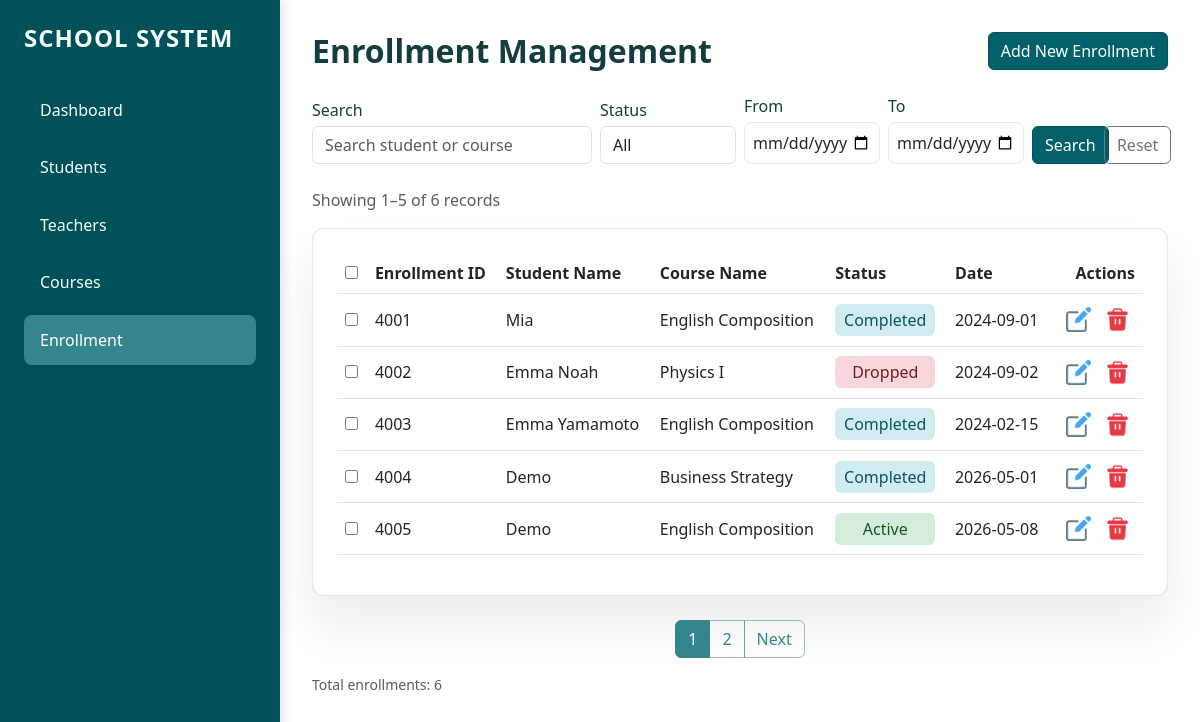
The app's page /enrollment with its own data.
### tables this page shows
CREATE TABLE enrollments (
                enrollment_id INTEGER PRIMARY KEY AUTOINCREMENT,
                student_id INTEGER,
                course_id INTEGER,
                status TEXT,
                enrollment_date DATE,
                FOREIGN KEY (student_id) REFERENCES students (student_id),
                FOREIGN KEY (course_id) REFERENCES courses (course_id)
            );

CREATE TABLE students (
                student_id INTEGER PRIMARY KEY AUTOINCREMENT,
                name TEXT NOT NULL,
                age INTEGER,
                date_of_birth DATE,
                email TEXT,
                address TEXT,
                phone TEXT
            );

CREATE TABLE courses (
                course_id INTEGER PRIMARY KEY AUTOINCREMENT,
                course_name TEXT NOT NULL,
                teacher_id INTEGER,
                credits INTEGER,
                description TEXT,
                FOREIGN KEY (teacher_id) REFERENCES teachers (teacher_id)
            );

### app.py (the view, shortened to what this page needs)
@app.route("/enrollment")
def enrollment_page():
    search_query = request.args.get("query", "").strip()
    status_filter = request.args.get("status", "").strip()
    start_date = request.args.get("start_date", "").strip()
    end_date = request.args.get("end_date", "").strip()
    page = request.args.get("page", 1, type=int)
    per_page = 5
    enrollment, total = database.get_enrollments(
        search_text=search_query or None,
        status=status_filter or None,
        start_date=start_date or None,
        end_date=end_date or None,
        page=page,
        per_page=per_page,
    )
    total_pages = (total + per_page - 1) // per_page
    start = (page - 1) * per_page + 1 if total > 0 else 0
    end = min(page * per_page, total)
    unique_count = database.get_unique_student_count()
    return render_template(
        "enrollment.html",
        enrollment=enrollment,
        students=database.get_all_students(),
        courses=database.get_all_courses(),
        query=search_query,
        status=status_filter,
        start_date=start_date,
        end_date=end_date,
        page=page,
        total_pages=total_pages,
        total=total,
        unique_total=unique_count,
        start=start,
        end=end,
    )

### database.py (called while the page is built)
def get_connection():
    conn = sqlite3.connect(DB_NAME, timeout=30)
    conn.execute('PRAGMA foreign_keys = ON')
    conn.row_factory = sqlite3.Row
    return conn

def get_all_students():
    students, _ = get_students(page=None, per_page=None)
    return students

def get_students(search_text=None, page=None, per_page=5):
    with get_connection() as conn:
        query = 'SELECT * FROM students'
        count_query = 'SELECT COUNT(*) FROM students'
        filters = []
        params = []
        if search_text:
            filters.append('(name LIKE ? OR address LIKE ?)')
            params.extend([f'%{search_text}%', f'%{search_text}%'])
        if filters:
            where_clause = ' WHERE ' + ' AND '.join(filters)
            query += where_clause
            count_query += where_clause
        query += ' ORDER BY student_id ASC'
        if page and per_page:
            offset = (page - 1) * per_page
            query += f' LIMIT {per_page} OFFSET {offset}'
        results = conn.execute(query, params).fetchall()
        total = conn.execute(count_query, params).fetchone()[0]
        return results, total

def get_all_courses():
    courses, _ = get_courses(page=None, per_page=None)
    return courses

def get_unique_student_count():
    with get_connection() as conn:
        cursor = conn.execute("SELECT COUNT(DISTINCT student_id) FROM enrollments")
        return cursor.fetchone()[0]

### templates/enrollment.html (shortened to what this page needs)
{% extends "base.html" %}
{% block content %}
<div class="d-flex justify-content-between align-items-center mb-4">
    <h2 class="mb-0 fw-bold fs-20">Enrollment Management</h2>
    <button class="btn btn-primary" data-bs-toggle="modal" data-bs-target="#addModal">
        Add New Enrollment
    </button>
</div>
<form method="GET" action="{{ url_for('enrollment_page') }}" class="row g-2 align-items-end mb-4">
    <div class="col-md-4">
        <label class="form-label mb-1">Search</label>
        <input type="search" name="query" class="form-control" placeholder="Search student or course"
            value="{{ query }}">
    </div>
    <div class="col-md-2">
        <label class="form-label mb-1">Status</label>
        <select name="status" class="form-control">
            <option value="">All</option>
        </select>
    </div>
    <div class="col-md-2">
        <label class="form-label mb-1">From</label>
        <input type="date" name="start_date" class="form-control" value="{{ start_date }}">
    </div>
    <div class="col-md-2">
        <label class="form-label mb-1">To</label>
        <input type="date" name="end_date" class="form-control" value="{{ end_date }}">
    </div>
    <div class="col-md-1 d-grid">
        <button class="btn btn-outline-primary">Search</button>
    </div>
    <div class="col-md-1 d-grid">
        <a href="{{ url_for('enrollment_page') }}" class="btn btn-outline-secondary">Reset</a>
    </div>
</form>
<p class="text-muted">Showing {{ start }}–{{ end }} of {{ total }} records</p>
<div class="card-custom">
    <table class="table align-middle">
        <thead>
            <tr>
                <th><input type="checkbox" id="selectAll"></th>
                <th>Enrollment ID</th>
                <th>Student Name</th>
                <th>Course Name</th>
                <th>Status</th>
                <th>Date</th>
                <th class="text-end">Actions</th>
            </tr>
        </thead>
        <tbody>
            {% for s in enrollment %}
            <tr>
                <td><input type="checkbox" class="rowCheckbox" value="{{ s['enrollment_id'] }}"></td>
                <td>{{ s['enrollment_id'] }}</td>
                <td>{{ s['student_name'] }}</td>
                <td>{{ s['course_name'] }}</td>
                <td>
                    <span class="status-{{ s['status'] | lower }}">{{ s['status'] }}</span>
                </td>
                <td>{{ s['enrollment_date'] }}</td>
                <td class="text-end">
                    <button class="btn btn-sm btn-outline-secondary" data-bs-toggle="modal"
                        data-bs-target="#edit{{ s['enrollment_id'] }}">
                        <img src="{{ url_for('static', filename='image/edit.png') }}" style="width:1rem;">
                    </button>
                    <form action="/enrollment/{{ s['enrollment_id'] }}/delete" method="POST" class="d-inline row-delete-form" data-item-name="enrollment {{ s['student_name'] }} / {{ s['course_name'] }}">
                        <button type="submit" class="btn btn-sm delete-row-delete-btn">
                            <img src="{{ url_for('static', filename='image/delete.png') }}" style="width:1rem;">
                        </button>
                    </form>
                </td>
            </tr>
            {% endfor %}
        </tbody>
    </table>
</div>
{% if total_pages > 1 %}
<nav>
    <ul class="pagination justify-content-center">
        {% for p in range(1, total_pages + 1) %}
        <li class="page-item {% if p == page %}active{% endif %}">
            <a class="page-link"
                href="{{ url_for('enrollment_page', query=query, status=status, start_date=start_date, end_date=end_date, page=p) }}">
                {{ p }}
            </a>
        </li>
        {% endfor %}
        {% if page < total_pages %} <li class="page-item">
            <a class="page-link"
                href="{{ url_for('enrollment_page', query=query, status=status, start_date=start_date, end_date=end_date, page=page+1) }}">
                Next
            </a>
            </li>
            {% endif %}
    </ul>
</nav>
{% endif %}
<div class="d-flex justify-content-between align-items-center mt-3">
    <small class="text-muted">Total enrollments: {{ total }}</small>
</div>
{% endblock %}

### static/style.css (style rules this page uses)
:root { --sidebar-width: 280px; --primary-bg: #ffffff; --sidebar-color: #005059; --accent: #7DA78C; --accent-strong: rgb(53, 133, 142); --accent-soft: rgb(53, 133, 142,0.5); --text-muted: rgba(255, 255, 255, 0.85); --text-strong: #f5fffc; --card-bg: #ffffff; --card-border: rgba(53, 133, 142, 0.18); }
body { background: var(--primary-bg); margin: 0; font-family: 'Segoe UI', Tahoma, Geneva, Verdana, sans-serif; color: #133d3e; }
.btn-primary, .btn-outline-primary, .btn-success { color: #ffffff; background-color: #01606a !important; border-color: #005059 !important; }
.d-flex.justify-content-between.align-items-center.mb-4>.btn-primary { min-width: 140px; }
.delete-row-delete-btn { background: transparent !important; border: none !important; border-radius: 0 !important; box-shadow: none !important; padding: 0; width: 2.2rem; height: 2.2rem; display: inline-flex; align-items: center; justify-content: center; }
.delete-row-delete-btn img { width: 25px !important; height: 25px !important; }
button[data-bs-target^="#edit"] img { width: 25px !important; height: 25px !important; align-items: center; justify-content: center; background: transparent !important; border: none !important; padding: 0 !important; }
button[data-bs-target^="#edit"] { background: transparent !important; border: none !important; border-radius: 0 !important; box-shadow: none !important; padding: 0; width: 2.2rem; height: 2.2rem; display: inline-flex; align-items: center; justify-content: center; }
.card-custom { background: var(--card-bg); border-radius: 12px; padding: 1.5rem; box-shadow: 0 30px 50px rgba(0, 0, 0, 0.08); border: 1px solid var(--card-border); }
input[type="date"] { padding: 0.5rem; border: 1px solid rgba(148, 163, 184, 0.25); border-radius: 8px; width: 100%; }
.pagination .page-link { color: var(--accent-strong); border-color: var(--accent-soft); background-color: transparent; }
.pagination .page-item.active .page-link { background-color: var(--accent-strong); border-color: var(--accent-strong); color: white; }
.pagination { margin-top: 1.5rem; }
.status-active { background: #d4edda; color: #155724; }
.status-completed { background: #d1ecf1; color: #0c5460; }
.status-dropped { background: #f8d7da; color: #721c24; }
.status-active, .status-completed, .status-dropped { display: inline-block; width: 100px; text-align: center; padding: 4px 8px; border-radius: 6px; }

### records on screen
enrollments: enrollment_id "4001", student_name "Mia", course_name "English Composition", status "Completed", enrollment_date "2024-09-01"
enrollments: enrollment_id "4002", student_name "Emma Noah", course_name "Physics I", status "Dropped", enrollment_date "2024-09-02"
enrollments: enrollment_id "4003", student_name "Emma Yamamoto", course_name "English Composition", status "Completed", enrollment_date "2024-02-15"
enrollments: enrollment_id "4004", student_name "Demo", course_name "Business Strategy", status "Completed", enrollment_date "2026-05-01"
enrollments: enrollment_id "4005", student_name "Demo", course_name "English Composition", status "Active", enrollment_date "2026-05-08"

### other values on screen
{{ start }} "1"
{{ end }} "5"
{{ total }} "6"
{{ p }} "1" "2"
